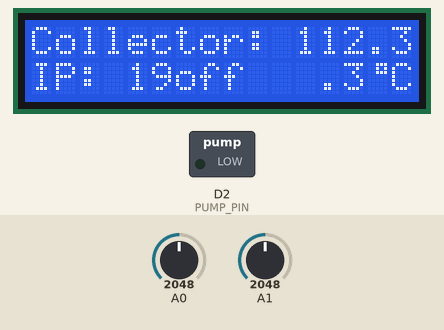
Simulated run of this program. Board: Arduino Nano ESP32. On the bench: 16×2 character LCD, switched loads named in the program (green lamp = pin HIGH). The test bench sets the inputs (shaded band); at power-on: A1 = 2048, A0 = 2048 (analog values on the 0–4095 scale). WiFi joins after 1.5 s; servers stay silent unless stated; what the program prints to the serial monitor is not drawn.

Above: at 3.5 s.
3.6 s: A1 set to 1673
At 4.8 s:
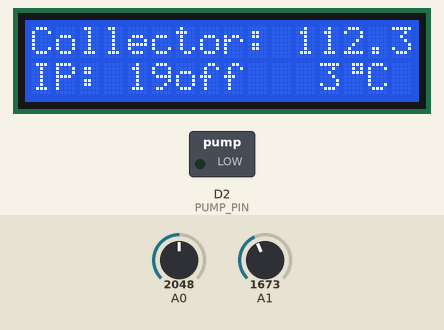
5.2 s: A1 set to 1593
At 6.2 s:
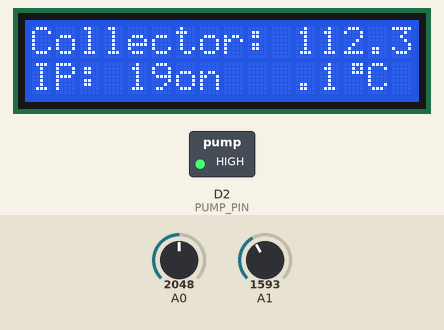
6.8 s: A0 set to 2866
At 7.5 s:
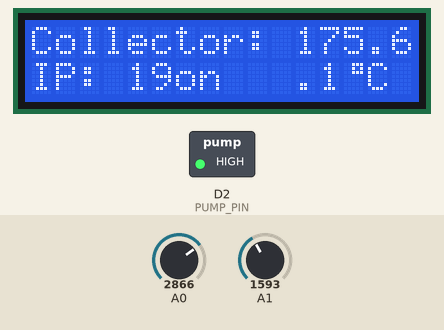
8.4 s: A0 set to 3603
At 8.8 s:
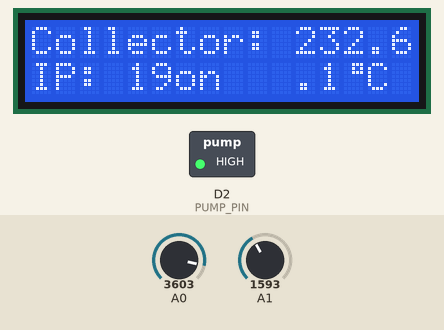
9.9 s: A1 set to 1228
At 11.2 s:
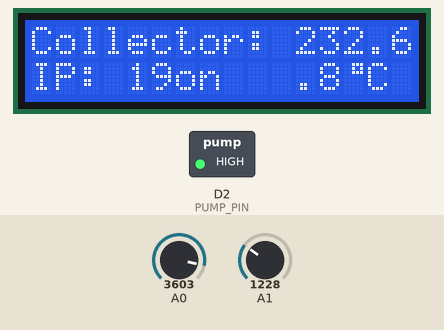
11.5 s: A0 set to 4095
At 12.6 s:
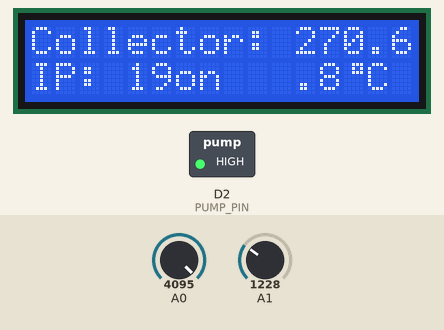
Timing chart, 0 to 14.1 s (numbered marks = the images above; inputs shaded):
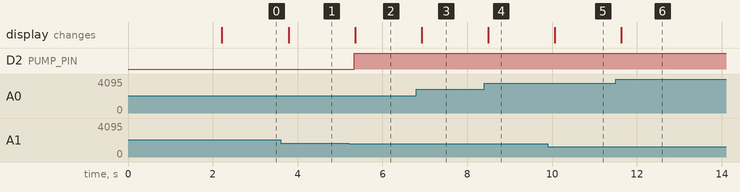

The program:

main.cpp
```cpp
#include <Arduino.h>
#include <WString.h>
#include <view/LCDview.h>
#include <LiquidCrystal_I2C.h>
#include <model/WiFiHandler.h>
#include <model/WebSetup.h>
#include "model/PumpControl.h"

// -------------- Websetup --------------
const char* ssid = "Pixel_3583";
const char* password = "wlanding";

const int webport = 80;
// -------------- End Websetup --------------
// -------------- PumpControl --------------
const float tempdivForActivePump = 8;
const float tempdivForDeactivePump = 4;
const float minTimeActivePump = 2;    // in minutes
const float maxTempStorage = 80;  // in °C
// -------------- End PumpControl --------------

const int MEASURE_PIN0 = A0;
const int MEASURE_PIN1 = A1;
const int PUMP_PIN = D2;

const int lcdAdresseI2C = 0x27;
const int lcdSpalten = 20;
const int lcdZeilen = 4;

// TODO: wird noch benötigt?
// unbekannt ob nächste Zeile benötigt wird
// const int amplification = 100;
const float vt_factor = 1.88;
const float offset = 0;


void setup() {
  // sets the resolution of the analogRead
  analogReadResolution(12);
  // sets the baud rate for serial data transmission
  Serial.begin(9600);
  // init LCD
  LCDview lcd(lcdAdresseI2C, lcdSpalten, lcdZeilen);
  WiFiHandler wifi(ssid, password);
  WebSetup webSetup(webport);
  PumpControl control(tempdivForActivePump,
    tempdivForDeactivePump, minTimeActivePump,
    maxTempStorage, MEASURE_PIN0, MEASURE_PIN1,
    PUMP_PIN
  );
  String pumpText = "off";

  while(true) {
    try {
      wifi.connect();
      webSetup.start();
      lcd.printIP(wifi.getIPadress());
    } catch (WiFiHandler::ConnectionTimeoutException e) {
      Serial.println(e.what());
      lcd.printIP("disconnected");
    }

    // TODO: Abfrage durch event? (timing)
    do {
      control.controlPump();
      if(control.isPumpActive()){
        pumpText = "on";
      } else {
        pumpText = "off";
      }

      lcd.setTemp1(String(control.getTemp1(), 1));
      lcd.setTemp2(String(control.getTemp2(), 1));
      lcd.setPumpMode(pumpText);

      webSetup.handleClient(String(control.getTemp1(), 1), String(control.getTemp2(), 1), pumpText);


      delay(500);
    }while(wifi.isConnected());
  }
}

void loop() {
//   readValuePin0 = analogRead(MEASURE_PIN);
//   voltagePin0 = readValuePin0 * (3.3 / 4095.0);
//   // klären wofür *100 stehen
//   temp_c = (((voltagePin0 * 100) / vt_factor) + offset);
//   Serial.print(voltagePin0);
//   lcd.setTemp1("Temp1: " + String(temp_c, 1));
//   Serial.print(" V Temp: ");
//   Serial.println(temp_c, 1);
//   delay(500);
}
```

PT1000.cpp
```cpp
#include "PT1000.h"

PT1000::PT1000(const int pin) : pin(pin) {
    // Constructor implementation
}

void PT1000::readTemp() {
    this->voltage = analogRead(pin) * (3.3 / 4095.0);
    // this->temp = (this->voltage * 212.904) + 820;    This displays the resistance
    this->temp = this->voltage * 95.99815 - 46.15;
}

float PT1000::getTemp() {
    return this->temp;
}

float PT1000::getVoltage() {
    return this->voltage;
}
```

PT1000.h
```cpp
#ifndef PT1000_H
#define PT1000_H

#include <Arduino.h>

class PT1000 {
public:
    PT1000(const int pin);
    void readTemp();
    float getTemp();
    float getVoltage();

private:
    const int pin;
    float voltage;
    float temp;
};

#endif // PT1000_H
```

PumpControl.cpp
```cpp
#include "PumpControl.h"

PumpControl::PumpControl(const int tempdivForActivePump,
    const int tempdivForDeactivePump,
    const int minTimeActivePump,
    const int maxTempStorage,
    const int pin0,
    const int pin1,
    const int pinPump)
    : tempdivForActivePump(tempdivForActivePump),
    tempdivForDeactivePump(tempdivForDeactivePump),
    minTimeActivePump(minTimeActivePump),
    maxTempStorage(maxTempStorage),
    sensorCollector(pin0),  // Initialize PT1000 sensors here
    sensorStorage(pin1),    // Initialize PT1000 sensors here
    pinPump(pinPump),    // Initialize pump control settings here
    pumpState(false),
    lastTimePumpOn(0)  {

    // Initialize pump control settings here
    pinMode(pinPump, OUTPUT);
    digitalWrite(pinPump, LOW);
}


void PumpControl::controlPump() {
    sensorCollector.readTemp();
    sensorStorage.readTemp();


    Serial.println("1: " + String(sensorCollector.getVoltage())
    + " V1 Temp: " + String(sensorCollector.getTemp(), 1));
    Serial.println("2: " + String(sensorStorage.getVoltage())
    + " V1 Temp: " + String(sensorStorage.getTemp(), 1));

    // Pumpensteuerungslogik
    if (sensorStorage.getTemp() > maxTempStorage) {
        turnPumpOff();
    } else if (sensorCollector.getTemp() - sensorStorage.getTemp() >= tempdivForActivePump) {
        if (!pumpState) {
            turnPumpOn();
            lastTimePumpOn = millis();
        }
    } else if (sensorCollector.getTemp() - sensorStorage.getTemp() <= tempdivForDeactivePump) {
        //TODO: Timing ist nicht richtig. Geht schneller aus als erwartet
        if (pumpState && (millis() - lastTimePumpOn >= (minTimeActivePump*60000))) {
            turnPumpOff();
        }
    }
}

void PumpControl::turnPumpOn() {
    digitalWrite(pinPump, HIGH);
    pumpState = true;
}

void PumpControl::turnPumpOff() {
    digitalWrite(pinPump, LOW);
    pumpState = false;
}

bool PumpControl::isPumpActive() {
    return pumpState;
}

float PumpControl::getTemp1() {
    return sensorCollector.getTemp();
}

float PumpControl::getTemp2() {
    return sensorStorage.getTemp();
}
```

PumpControl.h
```cpp
#ifndef PUMPCONTROL_H
#define PUMPCONTROL_H

#include "PT1000.h"

class PumpControl {
public:
    PumpControl(const int tempdivForActivePump,
        const int tempdivForDeactivePump,
        const int minTimeActivePump,
        const int maxTempStorage,
        const int pin0,
        const int pin1,
        const int pinPump);
    void controlPump();
    float getTemp1();
    float getTemp2();
    bool isPumpActive();

private:
    // -------------- PumpControl --------------
    const int tempdivForActivePump;
    const int tempdivForDeactivePump;
    const int minTimeActivePump;    // in minutes
    const int maxTempStorage;  // in °C
    // -------------- End PumpControl --------------

    const int pinPump;
    PT1000 sensorCollector;
    PT1000 sensorStorage;
    bool pumpState;
    unsigned long lastTimePumpOn;

    void turnPumpOn();
    void turnPumpOff();
};

#endif // PUMPCONTROL_H
```

WebSetup.cpp
```cpp
#include "WebSetup.h"

WebSetup::WebSetup(const int webport) : webport(webport) { // Initialize webport with a default value, e.g., 80
  this->server = new WebServer(this->webport);
}

void WebSetup::start() {
  // Routen definieren
  this->server->on("/", std::bind(&WebSetup::handleRoot, this));         // Wenn "/" aufgerufen wird, handleRoot() ausführen
  this->server->on("/events", std::bind(&WebSetup::handleSSE, this));    // Route für die SSE-Verbindung
  // Webserver starten
  this->server->begin();
  Serial.println("HTTP-Server gestartet.");
}

// Funktion, die die SSE-Verbindung verwaltet
void WebSetup::handleSSE() {
  // Setze den Header für SSE
  server->setContentLength(CONTENT_LENGTH_UNKNOWN);
  server->send(200, "text/event-stream");
  // Schreibe Daten in json-Format
  String jsonData = "{\"temp1\": " + String(temp1) + ", \"temp2\": \"" + String(temp2) + "\", \"pumpMode\": \"" + pumpMode + "\"}";
  // Sende die Daten als SSE-Nachricht
  server->sendContent("data: " + jsonData + "\n\n");
}

// Funktion, die die Hauptseite bereitstellt
void WebSetup::handleRoot() {
  String html = "<html><head>";
  html += "<meta name='viewport' content='width=device-width, initial-scale=1.0'>";
  html += "<title>WLAN Empfangsanzeige</title>";
  html += "<style>";
  html += "body { font-family: Arial, sans-serif; text-align: center; background-color: #f4f4f4; color: #333; margin: 0; padding: 20px; }";
  html += "h1 { color: #007BFF; }";
  html += "p { font-size: 1.2em; background: white; padding: 10px; border-radius: 8px; display: inline-block; width: 80%; max-width: 400px; margin: 10px auto; }";
  html += "span { font-weight: bold; color: #d35400; }";
  html += "</style>";
  html += "</head><body>";
  html += "<h1>Thermische Solaranlage - Steuerung</h1>";
  html += "<p>Collector: <span id='temp1'>Lade...</span> &#176;C</p>";
  html += "<p>Storage: <span id='temp2'>Lade...</span> &#176;C</p>";
  html += "<p>Pumpe (Zustand): <span id='pumpMode'>Lade...</span></p>";
  html += "<script>";
  html += "const eventSource = new EventSource('/events');";
  html += "eventSource.onmessage = function(event) {";
  html += "const data = JSON.parse(event.data);";
  html += "document.getElementById('temp1').textContent = data.temp1;";
  html += "document.getElementById('temp2').textContent = data.temp2;";
  html += "document.getElementById('pumpMode').textContent = data.pumpMode;";
  html += "};";
  html += "</script>";
  html += "</body></html>";


  server->send(200, "text/html", html);
}

void WebSetup::handleClient(String temp1, String temp2, String pumpMode) {
  // Aktualisiere die Werte
  this->temp1 = temp1;
  this->temp2 = temp2;
  this->pumpMode = pumpMode;

  static unsigned long lastSSETime = 0;
  unsigned long currentTime = millis();

  // Sende SSE-Nachrichten alle 1000 ms
  if (currentTime - lastSSETime >= 1000) {
    this->server->handleClient();
    lastSSETime = currentTime;
  }
}
```

WebSetup.h
```cpp
/*
    * LCDview.h
    * Date: 2024-11-28
    * Author: Dennis Golowatschjow
    *
    * Description:
    * This class is used to display the temperature and the pump mode on a LCD display in a specific format.
    * TODO: Schau ob es eine bessere möglichkeit gibt mit Vererbung (view nur implementieren, erben von LiquidCrystal_I2C, wie java)
*/

#ifndef WEBSETUP_H
#define WEBSETUP_H

#include <WiFi.h>
#include <WebServer.h>

class WebSetup {
private:
    const int webport;
    WebServer* server;
    String temp1;
    String temp2;
    String pumpMode;

public:
    WebSetup(const int webport);
    void start();
    void handleRoot();
    void handleSSE();
    void handleClient(String temp1, String temp2, String pumpMode);
};

#endif // WEBSETUP_H
```

WiFiHandler.cpp
```cpp
#include "WiFiHandler.h"

WiFiHandler::WiFiHandler(const char* ssid, const char* password)
: ssid(ssid), password(password) {}

void WiFiHandler::connect() {
  WiFi.begin(this->ssid, this->password);

  unsigned long startAttemptTime = millis();
  const unsigned long timeout = 3000; // Timeout in Millisekunden (z.B. 30 Sekunden)

  // Warte, bis die Verbindung hergestellt ist oder das Timeout erreicht ist
  while (WiFi.status() != WL_CONNECTED && millis() - startAttemptTime < timeout) {
    delay(1000);
    Serial.println("Verbinde mit WLAN...");
  }

  if (WiFi.status() == WL_CONNECTED) {
    this->ip = WiFi.localIP().toString();
    Serial.println("Verbunden mit WLAN!");
    Serial.print("IP-Adresse: ");
    Serial.println(this->ip);
  } else {
    throw ConnectionTimeoutException();
  }
}

String WiFiHandler::getIPadress() {
  return this->ip;
}

bool WiFiHandler::isConnected() {
  return WiFi.status() == WL_CONNECTED;
}
```

WiFiHandler.h
```cpp
/*
    * LCDview.h
    * Date: 2024-11-28
    * Author: Dennis Golowatschjow
    *
    * Description:
*/

#ifndef WIFIHANDLER_H
#define WIFIHANDLER_H

#include <WiFi.h>
#include <exception>

class WiFiHandler {
    public:
        WiFiHandler(const char* ssid, const char* password);
        void connect();
        String getIPadress();
        bool isConnected();

        class ConnectionTimeoutException : public std::exception {
            public: virtual const char* what() const throw() {
                return "Verbindung zum WLAN fehlgeschlagen. Timeout erreicht.";
            }
      };

    private:
      const char* ssid;
      const char* password;
      String ip;
    };

#endif // WIFIHANDLER_H
```

view.h
```cpp
#include <WString.h>
#ifndef VIEW_H
#define VIEW_H

class View {
public:
    virtual ~View() = default;
    virtual void setTemp1(const String& temp) = 0;
    virtual void setTemp2(const String& temp) = 0;
    virtual void setPumpMode(const String& mode) = 0;
    // virtual void print() = 0;
};

#endif // VIEW_H
```

LCDview.cpp
```cpp
#include "LCDview.h"
#include <LiquidCrystal_I2C.h>
#include <Arduino.h>

// Initialize the library with the numbers of the interface pins

LCDview::LCDview(uint8_t lcd_addr, uint8_t lcd_cols, uint8_t lcd_rows) : lcd(lcd_addr, lcd_cols, lcd_rows) {
    // TODO: BETTER Initialize the LCD
    this->lcd.init();
    this->lcd.backlight();
    // Print a message to the LCD.
    this->clear();
    this->lcd.setCursor(0, 0); // Reset cursor to the beginning of the line
    this->lcd.print("Collector: "); // Print the new text
    this->lcd.setCursor(0, 1); // Reset cursor to the beginning of the line
    this->lcd.print("Storage: "); // Print the new text
    this->lcd.setCursor(0, 2); // Reset cursor to the beginning of the line
    this->lcd.print("Pump: "); // Print the new text
    this->lcd.setCursor(0, 3);
    this->lcd.print("IP: ");

    //für das grad zeichen
    byte degreeSymbol[8] = {
        0b00111,
        0b00101,
        0b00111,
        0b00000,
        0b00000,
        0b00000,
        0b00000,
        0b00000
    };
    this->lcd.createChar(0, degreeSymbol);
}

void LCDview::setTemp1(const String& temp) {
    this->lcd.setCursor(11, 0); // Reset cursor to the beginning of the line
    this->lcd.print(temp); // Print the new text
    this->lcd.write(byte(0));
    this->lcd.print("C  ");
}

void LCDview::setTemp2(const String& temp) {
    this->lcd.setCursor(9, 1); // Set cursor to the first row
    this->lcd.print(temp); // Print the new text
    this->lcd.write(byte(0));
    this->lcd.print("C  ");
}
void LCDview::setPumpMode(const String& mode) {
    this->lcd.setCursor(6, 2); // Set cursor to the first row
    this->lcd.print(mode + "   "); // Print the new text
}

void LCDview::clear() {
    this->lcd.clear();
}

void LCDview::print(const String& text) {
    // this->lcd.print("wird geändert");
    this->lcd.clear();
    this->lcd.print(text.c_str());
}

void LCDview::print(const String& text, int x, int y) {
    this->lcd.setCursor(x, y);
    this->lcd.print(text.c_str());
}

void LCDview::printIP(const String& ip) {
    this->lcd.setCursor(4, 3);
    this->lcd.print("                ");
    this->lcd.setCursor(4, 3);
    this->lcd.print(ip);
}
```

LCDview.h
```cpp
/*
    * LCDview.h
    * Date: 2024-11-28
    * Author: Dennis Golowatschjow
    *
    * Description:
    * This class is used to display the temperature and the pump mode on a LCD display in a specific format.
    * TODO: Schau ob es eine bessere möglichkeit gibt mit Vererbung (view nur implementieren, erben von LiquidCrystal_I2C, wie java)
*/

#ifndef LCDVIEW_H
#define LCDVIEW_H

#include "view.h"
#include <Wire.h>
#include <LiquidCrystal_I2C.h>

class LCDview : public View {
private:
    LiquidCrystal_I2C lcd;

public:
    // lcd_addr: I2C address of the LCD, lcd_cols: number of columns, lcd_rows: number of rows
    LCDview(uint8_t lcd_addr, uint8_t lcd_cols, uint8_t lcd_rows);
    void setTemp1(const String &temp) override;
    void setTemp2(const String& temp) override;
    void setPumpMode(const String& mode) override;
    void clear();
    void print(const String& text);
    void print(const String& text, int x, int y);
    void printIP(const String& ip);
};

#endif // LCDVIEW_H
```

Measured:
- the behaviour switches between 1631 and 1630 on A1 (found by bisection; images 1 and 2)
- after the input at 3.6 s, the display: changes after 0.19 s (image 1)
- after the input at 5.2 s, D2 (PUMP_PIN): LOW → HIGH after 0.13 s; the display: changes after 0.16 s (image 2)
- after the input at 6.8 s, the display: changes after 0.13 s (image 3)
- after the input at 8.4 s, the display: changes after 0.10 s (image 4)
- after the input at 9.9 s, the display: changes after 0.17 s (image 5)
- after the input at 11.5 s, the display: changes after 0.14 s (image 6)
